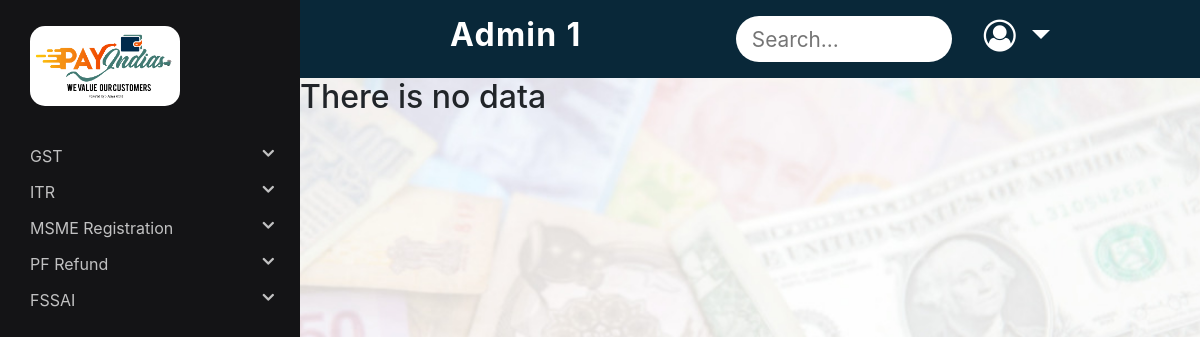
Page /Admin/pfrefundPending.php (signed in) on the earlier database version.
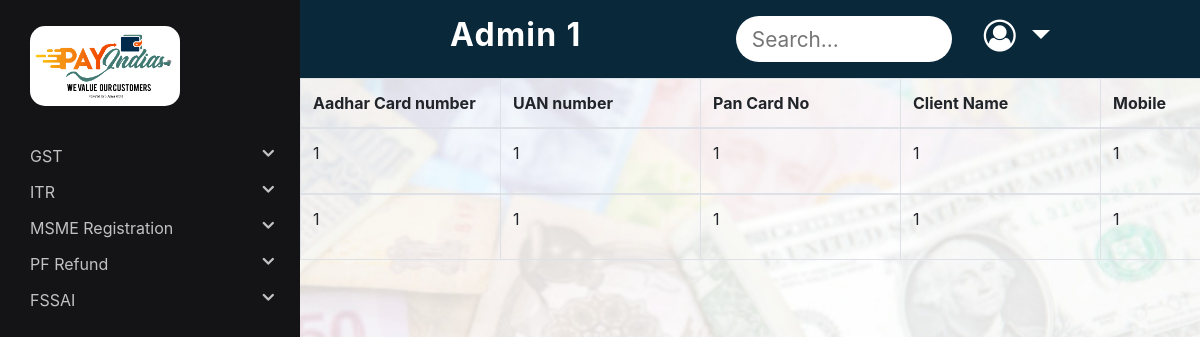
Same page on the later database version.
### tables this page shows
CREATE TABLE `pfrefund` (
  `id` int(11) NOT NULL,
  `aadhar_no` varchar(12) NOT NULL,
  `uan_no` varchar(12) NOT NULL,
  `pan_card_no` varchar(10) NOT NULL,
  `client_name` varchar(50) NOT NULL,
  `mobile_number` varchar(10) NOT NULL,
  `acc_no` varchar(16) NOT NULL,
  `ifsc` varchar(11) NOT NULL,
  `father_name` varchar(50) NOT NULL,
  `dob` date NOT NULL,
  `job_leaving_date` date NOT NULL,
  `request_type` varchar(50) NOT NULL,
  `comments` varchar(100) NOT NULL,
  `other_document` varchar(50) NOT NULL,
  `status` varchar(20) NOT NULL DEFAULT 'false',
  `r_id` varchar(100) NOT NULL
);

### Admin/pfrefundPending.php (the view, shortened to what this page needs)
<?php
$conn = mysqli_connect('localhost', 'root', '', 'payindia');
$sql = "SELECT * FROM pfrefund where status='false'";
$result = mysqli_query($conn, $sql);
$ans = mysqli_fetch_all($result, MYSQLI_ASSOC);
?>
<!DOCTYPE html>
<html lang="en">
<head>
	<link rel="stylesheet" href="https://cdnjs.cloudflare.com/ajax/libs/font-awesome/4.7.0/css/font-awesome.min.css">
	<link rel="stylesheet" href="https://maxcdn.bootstrapcdn.com/bootstrap/4.5.2/css/bootstrap.min.css">
	<link rel="stylesheet" type="text/css" href="../Distributor/style.css">
</head>
<body>
	<?php include("sidenav.php"); ?>
	<?php include("navbar.php"); ?>
	<div class="col-12 padding-sidenav pr-md-0 main-index">
		<div class="table-responsive">
			<?php if (sizeof($ans) > 0) { ?>
				<table class="table table-bordered" id="datatable">
					<thead>
						<th scope="col">Aadhar Card number</th>
						<th scope="col">UAN number</th>
						<th scope="col">Pan Card No</th>
						<th scope="col">Client Name</th>
						<th scope="col">Mobile</th>
					</thead>
					<?php
					for ($x = 0; $x < sizeof($ans); $x++) {
					?>
						<tbody>
							<tr>
								<td>
									<p><?php echo $ans[$x]['aadhar_no']; ?></p>
								</td>
								<td>
									<p><?php echo $ans[$x]['uan_no']; ?></p>
								</td>
								<td>
									<p><?php echo $ans[$x]['pan_card_no']; ?></p>
								</td>
								<td>
									<p><?php echo $ans[$x]['client_name']; ?></p>
								</td>
								<td>
									<p><?php echo $ans[$x]['mobile_number']; ?></p>
								</td>
							</tr>
					<?php
					}
				} else {
					echo "<h2>There is no data</h2>";
				}
					?>
						</tbody>
				</table>
		</div>
	</div>
</body>
</html>

Differences in the rows shown:
added pfrefund: aadhar_no "1", uan_no "1", pan_card_no "1", client_name "1", mobile_number "1"
added pfrefund: aadhar_no "1", uan_no "1", pan_card_no "1", client_name "1", mobile_number "1"
Other differences:
text no longer shown: "There is no data"
text now shown: "Aadhar Card number UAN number Pan Card No Client Name Mobile"
